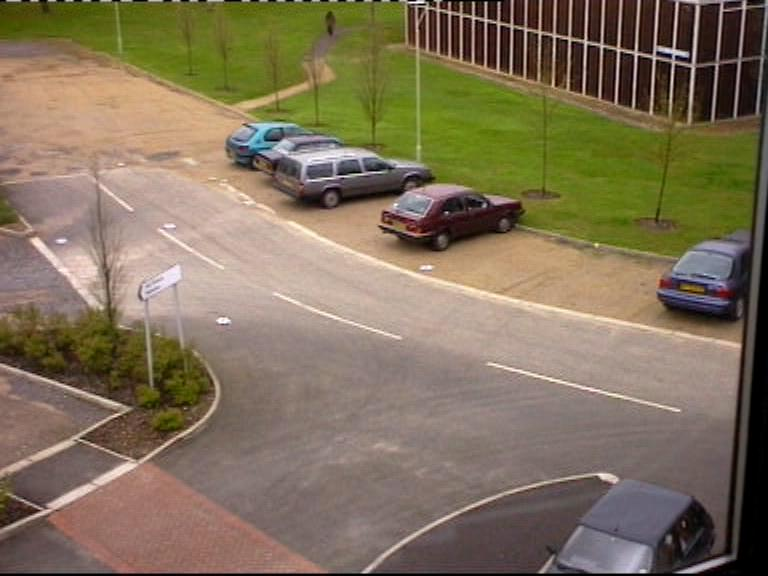
#> input picture Week_1/input_dataset/108.jpg, 768 x 576 px, found by its file name
$ python week_1_video_segmentation.py
#> lines starting #> are read from the running program, lines starting #| are printed output that depends on the picture; after the words box and inside, x2 and y2 are one past the last pixel; in counts of white or black regions, pixels touching at a corner belong together; pictures that were not available may be replaced by others from this repository, and a replacement may not be noted
#copyright by RUSHIL & JP
import os
import glob
import sys
import numpy as np
import cv2 as cv
from matplotlib import pyplot as plt

prev=cv.imread("108.jpg",0)
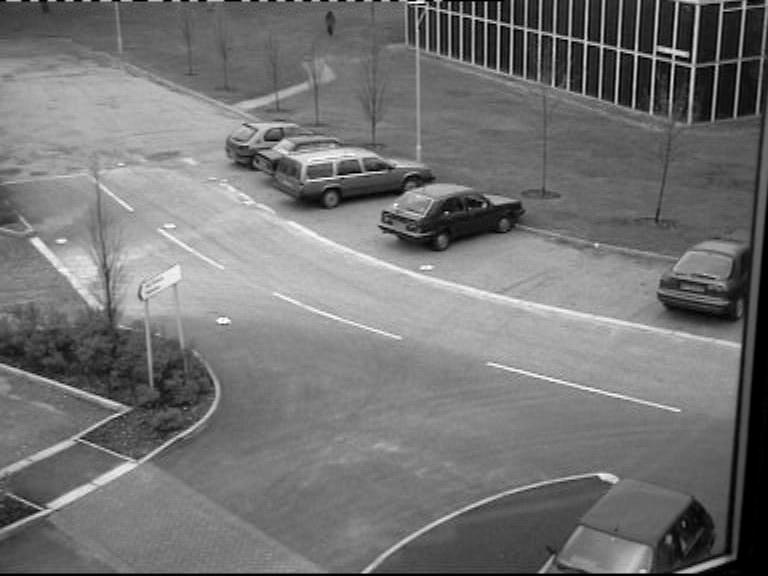
#> prev: shape (576, 768); min 0, max 255, mean 115.6

source_arr=[]
img_arr=[]
for img in glob.glob('C:\\Users\\Kumarpal\\Desktop\\Assignment-1'+'/*.*'):
        try :
            var_img = cv.imread(img,0)
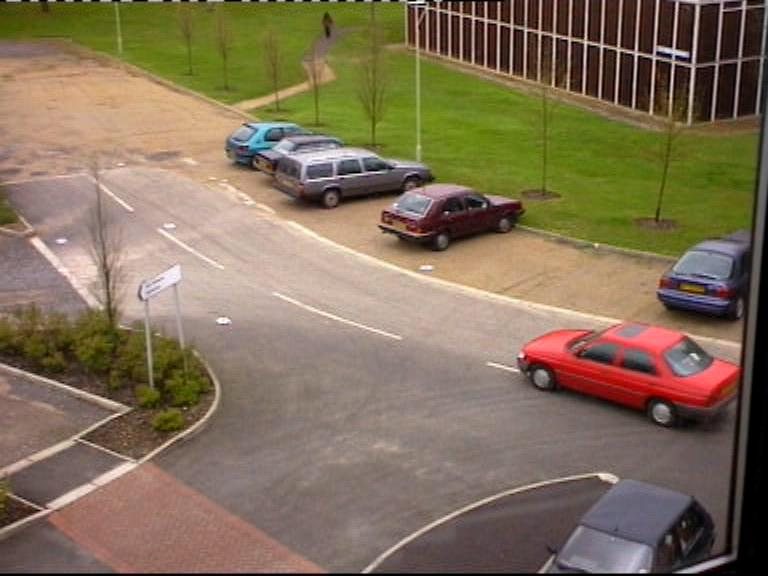
#> input picture Week_1/input_dataset/123.jpg, 768 x 576 px, given as the content of the folder C:/Users/Kumarpal/Desktop/Assignment-1, which was not available
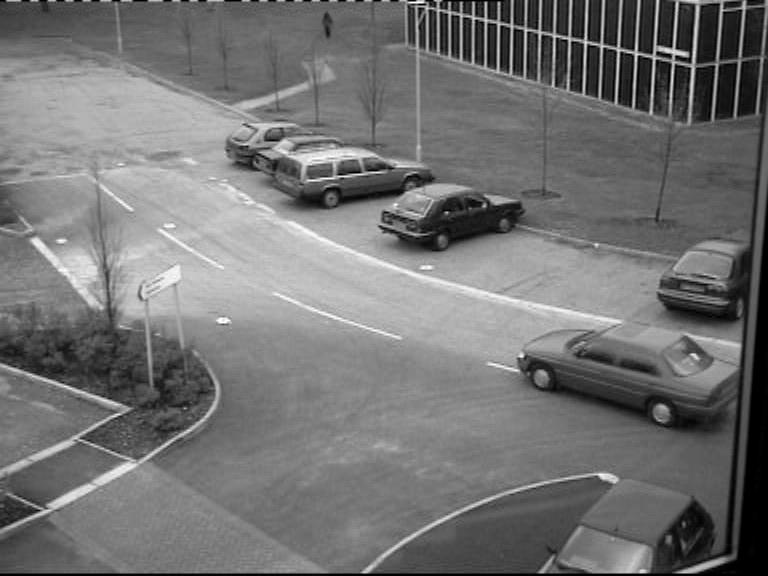
#> var_img: shape (576, 768); min 0, max 255, mean 115.1
            temp=var_img - prev
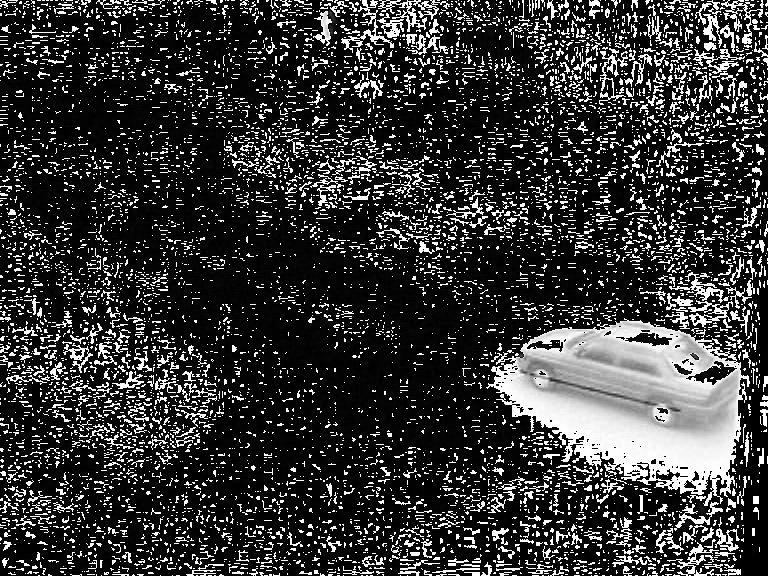
#> temp: shape (576, 768); min 0, max 255, mean 54.6
            source_arr.append(var_img)
            prev=var_img
            th=127 #set any random variable in 0,255 for otsu
            max_value=255
            ret, output = cv.threshold(np.absolute(temp),th,max_value, cv.THRESH_BINARY+cv.THRESH_OTSU) # ret for returning true or false and output is segmented image
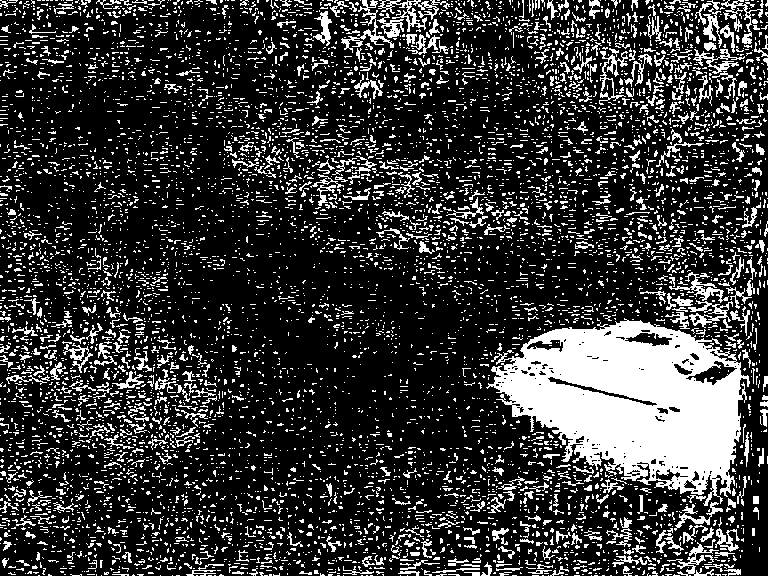
#> output: shape (576, 768); 21.4% white; 7242 white regions (6573 under 20 px), largest, box (x1, y1, x2, y2) and area: (486, 318, 750, 506) 27874, (378, 0, 450, 32) 612, (341, 0, 394, 53) 514
#> ret = 122
            # [4 lines of commented-out code are left out]

            img_arr.append(output)
        except Exception as e:
            print (e)


##h,w= output.shape
##size = (w,h)
##out = cv.VideoWriter('TRUNC+OTSU.avi',cv.VideoWriter_fourcc(*'DIVX'), 15, size)

for i in range(len(img_arr)):
    #out.write(img_arr[i])
    cv.imshow('source',source_arr[i])
    cv.imshow('Frame',img_arr[i])
     # Press Q on keyboard to  exit
    if cv.waitKey(150) & 0xFF == ord('q'):
      break
#> this loop made 1 pass; (key q is pressed on pass 1)
#out.release()


cv.destroyAllWindows()
#######img=np.zeros((200,200)) #black image
######
######img= cv.imread('123.jpg',0)
######
######## opencv reads image as BGR not RGB
########b,g,r=cv.split(img)
######
######
######cv.imshow("img",img)
######
########cv.imshow("blue",b)
########cv.imshow("green",g)
########cv.imshow("red",r)
######
########h=cv.calcHist([b],[0],None,[256],[0,256])
########plt.plot(h)
######
#######plt.hist(img.ravel(),256,[0,256])
########plt.hist(b.ravel(),256,[0,256])
########plt.hist(g.ravel(),256,[0,256])
########plt.hist(r.ravel(),256,[0,256])
########plt.show()
######
######th=127 #set any random variable in 0,255 for otsu
######max_value=255
######
######ret, output = cv.threshold(img,th,max_value, cv.THRESH_BINARY_INV+cv.THRESH_OTSU) # ret for returning true or false and output is segmented image
#######cv.THRESH_BINARY_INV
#######cv.THRESH_TOZERO
#######cv.THRESH_TOZERO_INV
#######cv.THRESH_TRUNC
######
######cv.imshow("output",output)
######
######cv.waitKey(0) #waits for infinite seconds for a key press after imshow
cv.destroyAllWindows()
